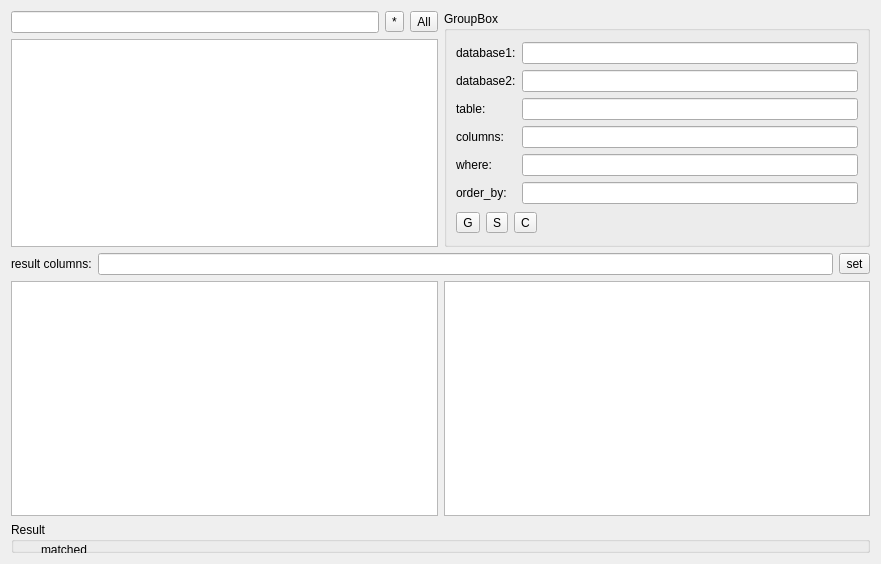
<?xml version="1.0" encoding="UTF-8"?>
<ui version="4.0">
 <class>SqlCompare</class>
 <widget class="QWidget" name="SqlCompare">
  <property name="geometry">
   <rect>
    <x>0</x>
    <y>0</y>
    <width>881</width>
    <height>564</height>
   </rect>
  </property>
  <property name="windowTitle">
   <string>Form</string>
  </property>
  <layout class="QVBoxLayout" name="verticalLayout_3">
   <item>
    <layout class="QHBoxLayout" name="horizontalLayout_2">
     <item>
      <layout class="QVBoxLayout" name="verticalLayout_2">
       <item>
        <layout class="QHBoxLayout" name="horizontalLayout_3">
         <item>
          <widget class="QLineEdit" name="lineEdit_filter"/>
         </item>
         <item>
          <widget class="QToolButton" name="toolButton_filter_clear">
           <property name="text">
            <string>*</string>
           </property>
          </widget>
         </item>
         <item>
          <widget class="QToolButton" name="toolButton_all">
           <property name="text">
            <string>All</string>
           </property>
          </widget>
         </item>
        </layout>
       </item>
       <item>
        <widget class="QTreeView" name="treeView"/>
       </item>
      </layout>
     </item>
     <item>
      <widget class="QGroupBox" name="groupBox">
       <property name="title">
        <string>GroupBox</string>
       </property>
       <layout class="QVBoxLayout" name="verticalLayout">
        <item>
         <layout class="QGridLayout" name="gridLayout">
          <item row="1" column="0">
           <widget class="QLabel" name="label_2">
            <property name="text">
             <string>database2:</string>
            </property>
           </widget>
          </item>
          <item row="2" column="0">
           <widget class="QLabel" name="label_3">
            <property name="text">
             <string>table:</string>
            </property>
           </widget>
          </item>
          <item row="3" column="0">
           <widget class="QLabel" name="label_4">
            <property name="text">
             <string>columns:</string>
            </property>
           </widget>
          </item>
          <item row="2" column="1">
           <widget class="QLineEdit" name="lineEdit_table"/>
          </item>
          <item row="1" column="1">
           <widget class="QLineEdit" name="lineEdit_db2"/>
          </item>
          <item row="3" column="1">
           <widget class="QLineEdit" name="lineEdit_columns"/>
          </item>
          <item row="4" column="0">
           <widget class="QLabel" name="label_8">
            <property name="text">
             <string>where:</string>
            </property>
           </widget>
          </item>
          <item row="0" column="0">
           <widget class="QLabel" name="label">
            <property name="text">
             <string>database1:</string>
            </property>
           </widget>
          </item>
          <item row="5" column="1">
           <widget class="QLineEdit" name="lineEdit_order_by"/>
          </item>
          <item row="0" column="1">
           <widget class="QLineEdit" name="lineEdit_db1"/>
          </item>
          <item row="5" column="0">
           <widget class="QLabel" name="label_7">
            <property name="text">
             <string>order_by:</string>
            </property>
           </widget>
          </item>
          <item row="4" column="1">
           <widget class="QLineEdit" name="lineEdit_where"/>
          </item>
         </layout>
        </item>
        <item>
         <layout class="QHBoxLayout" name="horizontalLayout_7">
          <item>
           <widget class="QToolButton" name="toolButton_go_2">
            <property name="text">
             <string>G</string>
            </property>
           </widget>
          </item>
          <item>
           <widget class="QToolButton" name="toolButton_save_2">
            <property name="text">
             <string>S</string>
            </property>
           </widget>
          </item>
          <item>
           <widget class="QToolButton" name="toolButton_c">
            <property name="text">
             <string>C</string>
            </property>
           </widget>
          </item>
          <item>
           <spacer name="horizontalSpacer_5">
            <property name="orientation">
             <enum>Qt::Horizontal</enum>
            </property>
            <property name="sizeHint" stdset="0">
             <size>
              <width>40</width>
              <height>20</height>
             </size>
            </property>
           </spacer>
          </item>
         </layout>
        </item>
       </layout>
      </widget>
     </item>
    </layout>
   </item>
   <item>
    <layout class="QHBoxLayout" name="horizontalLayout_4">
     <item>
      <widget class="QLabel" name="label_6">
       <property name="text">
        <string>result columns:</string>
       </property>
      </widget>
     </item>
     <item>
      <widget class="QLineEdit" name="lineEdit_result_columns"/>
     </item>
     <item>
      <widget class="QToolButton" name="toolButton_set">
       <property name="text">
        <string>set</string>
       </property>
      </widget>
     </item>
    </layout>
   </item>
   <item>
    <layout class="QHBoxLayout" name="horizontalLayout">
     <item>
      <widget class="QTextEdit" name="textEdit_1"/>
     </item>
     <item>
      <widget class="QTextEdit" name="textEdit_2"/>
     </item>
    </layout>
   </item>
   <item>
    <widget class="QGroupBox" name="groupBox_2">
     <property name="title">
      <string>Result</string>
     </property>
     <widget class="QLabel" name="label_5">
      <property name="geometry">
       <rect>
        <x>30</x>
        <y>20</y>
        <width>57</width>
        <height>16</height>
       </rect>
      </property>
      <property name="text">
       <string>matched</string>
      </property>
     </widget>
    </widget>
   </item>
  </layout>
 </widget>
 <resources/>
 <connections/>
</ui>
